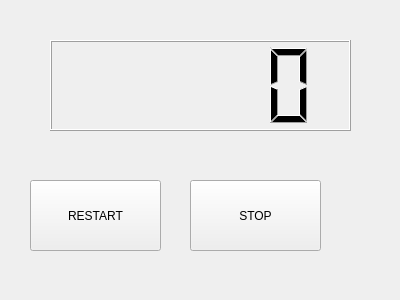
<?xml version="1.0" encoding="UTF-8"?>
<ui version="4.0">
 <class>Counter</class>
 <widget class="QWidget" name="Counter">
  <property name="geometry">
   <rect>
    <x>0</x>
    <y>0</y>
    <width>400</width>
    <height>300</height>
   </rect>
  </property>
  <property name="windowTitle">
   <string>Counter</string>
  </property>
  <widget class="QPushButton" name="button">
   <property name="geometry">
    <rect>
     <x>190</x>
     <y>180</y>
     <width>131</width>
     <height>71</height>
    </rect>
   </property>
   <property name="text">
    <string>STOP</string>
   </property>
  </widget>
  <widget class="QLCDNumber" name="lcdNumber">
   <property name="geometry">
    <rect>
     <x>50</x>
     <y>40</y>
     <width>301</width>
     <height>91</height>
    </rect>
   </property>
  </widget>
  <widget class="QPushButton" name="button2">
   <property name="geometry">
    <rect>
     <x>30</x>
     <y>180</y>
     <width>131</width>
     <height>71</height>
    </rect>
   </property>
   <property name="text">
    <string>RESTART</string>
   </property>
  </widget>
 </widget>
 <resources/>
 <connections/>
</ui>
